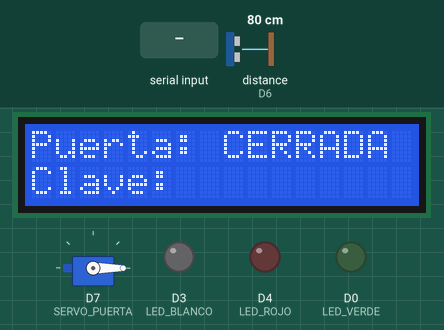
This sketch was run on a simulated ESP8266 (NodeMCU). Shown: 16×2 character LCD, servo, output pins drawn as LEDs (lit = HIGH). Wiring (inferred from the names in the program): ultrasonic range finder: trigger D8; echo D6. Dashed ring = blinking. The inputs (shaded band) are chosen by the test bench; at power-on: distance to the obstacle (sensor on D6) 80 cm. The echo pulse lasts 58.3 µs per cm; WiFi joins after 1.5 s; servers stay silent unless stated; uploads are accepted with an empty reply; pins used as bus, display or sensor lines are not drawn.

Above: at 1.8 s.
1.9 s: "X" received over Serial
At 2.14 s:
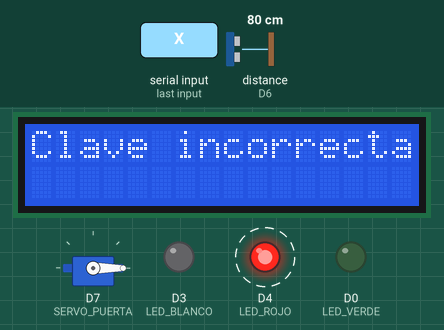
4.5 s: "T" received over Serial
At 5.5 s:
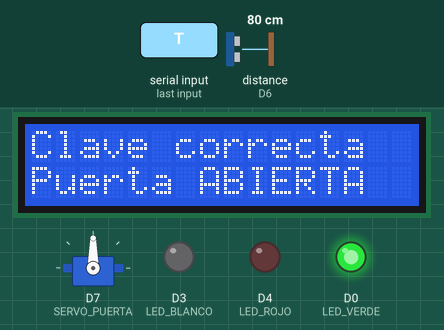
6.0 s: "p" received over Serial
At 6.4 s:
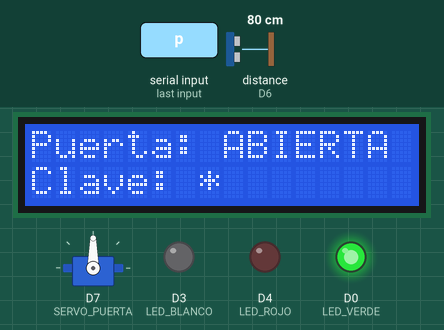
7.5 s: "c" received over Serial
At 7.8 s:
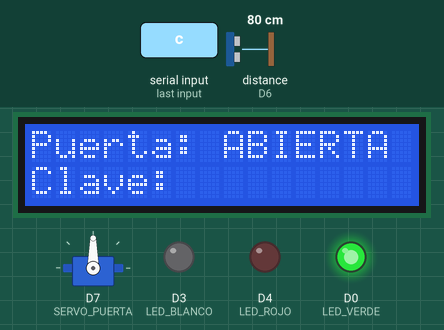
9.0 s: distance to the obstacle (sensor on D6) set to 67 cm
10.5 s: distance to the obstacle (sensor on D6) set to 62 cm
At 10.9 s:
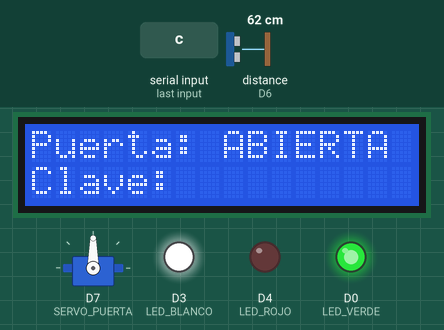
Timing chart, 0 to 13.0 s (numbered marks = the images above; inputs shaded):
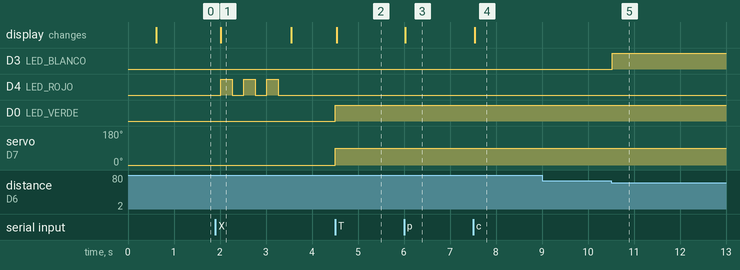

The sketch:

esp8266-nodemcu.ino
```cpp
#include <ESP8266WiFi.h>
#include <ESP8266HTTPClient.h>
#include <ArduinoJson.h>
#include <Wire.h>
#include <LiquidCrystal_I2C.h>
#include <Servo.h>
#include <math.h>

const char* WIFI_SSID = "TU_SSID";
const char* WIFI_PASS = "TU_PASSWORD";
const char* DEVICE_API_TOKEN = "FLASH_DEVICE_TOKEN_HERE";
const char* API_BASE_URL = "http://192.168.137.1:8080";

const unsigned long WIFI_RETRY_MS = 10000;
const unsigned long TELEMETRY_INTERVAL_MS = 10000;
const unsigned long ORDER_POLL_INTERVAL_MS = 1000;
const unsigned long SENSOR_INTERVAL_MS = 50;
const unsigned long LED_HOLD_MS = 10000;
const uint8_t FLOOR_CALIBRATION_SAMPLES = 20;
const float DISTANCE_CHANGE_DETECTION_CM = 15.0;
const uint16_t HTTP_TIMEOUT_MS = 1500;

LiquidCrystal_I2C lcd(0x27, 16, 2);

const int LED_VERDE = D0;
const int LED_ROJO = D4;
const int LED_BLANCO = D3;
const int TRIG = D8;
const int ECHO = D6;
const int SERVO_PUERTA = D7;

IPAddress deviceIp(192, 168, 137, 50);
IPAddress gatewayIp(192, 168, 137, 1);
IPAddress subnetMask(255, 255, 255, 0);
IPAddress dnsIp(8, 8, 8, 8);

Servo puerta;
bool puertaAbierta = false;
bool ledBlancoEncendido = false;
bool distanciaDisponible = false;
bool pisoCalibrado = false;
bool telemetriaPendiente = true;
int digitos = 0;
float ultimaDistanciaCm = 0.0;
float sumaCalibracionPiso = 0.0;
float distanciaPisoCm = 0.0;
uint8_t muestrasCalibracionPiso = 0;
unsigned long ultimaDeteccion = 0;
unsigned long ultimoWifiIntento = 0;
unsigned long ultimaTelemetria = 0;
unsigned long ultimoIntentoTelemetria = 0;
unsigned long ultimaConsultaOrden = 0;
unsigned long ultimaMedicion = 0;

String rutaApi(const char* ruta) {
  return String(API_BASE_URL) + ruta;
}

bool iniciarPeticion(HTTPClient& http, WiFiClient& client, const char* ruta) {
  if (WiFi.status() != WL_CONNECTED) return false;

  http.setTimeout(HTTP_TIMEOUT_MS);
  if (!http.begin(client, rutaApi(ruta))) return false;
  http.addHeader("X-Device-Token", DEVICE_API_TOKEN);
  return true;
}

bool reportarTelemetria() {
  if (WiFi.status() != WL_CONNECTED) return false;

  WiFiClient client;
  HTTPClient http;
  if (!iniciarPeticion(http, client, "/api/v1/dispositivos/esp8266/telemetria")) {
    return false;
  }

  http.addHeader("Content-Type", "application/json");
  String payload = "{\"puerta_abierta\":";
  payload += puertaAbierta ? "true" : "false";
  payload += ",\"movimiento_detectado\":";
  payload += ledBlancoEncendido ? "true" : "false";
  payload += ",\"distancia_cm\":";
  payload += distanciaDisponible ? String(ultimaDistanciaCm, 1) : "null";
  payload += "}";

  int status = http.POST(payload);
  http.end();
  if (status < 200 || status >= 300) return false;

  ultimaTelemetria = millis();
  telemetriaPendiente = false;
  return true;
}

bool confirmarOrden(const String& id, bool ejecutada, const String& error) {
  WiFiClient client;
  HTTPClient http;
  String path = "/api/v1/dispositivos/esp8266/ordenes/" + id + "/confirmar";
  if (!iniciarPeticion(http, client, path.c_str())) return false;

  http.addHeader("Content-Type", "application/json");
  String payload = "{\"ejecutada\":";
  payload += ejecutada ? "true" : "false";
  payload += ",\"puerta_abierta\":";
  payload += puertaAbierta ? "true" : "false";
  if (error.length() > 0) {
    payload += ",\"error\":\"";
    payload += error;
    payload += "\"";
  }
  payload += "}";

  int status = http.POST(payload);
  http.end();
  if (status < 200 || status >= 300) return false;

  telemetriaPendiente = true;
  return true;
}

void ejecutarOrden(const String& id, const String& accion) {
  if (accion != "abrir_puerta") {
    confirmarOrden(id, false, "Acción no admitida");
    return;
  }

  // Este comando es idempotente: siempre fija la posición de apertura, nunca alterna.
  puertaAbierta = true;
  puerta.write(90);
  digitalWrite(LED_VERDE, HIGH);
  lcd.clear();
  lcd.setCursor(0, 0);
  lcd.print("Orden recibida");
  lcd.setCursor(0, 1);
  lcd.print("Abriendo puerta");

  delay(400);
  bool confirmada = confirmarOrden(id, true, "");
  if (!confirmada) {
    // El servidor no vuelve a entregar órdenes reclamadas; el resultado queda incierto.
    telemetriaPendiente = true;
  }
  pantallaClave();
}

void reclamarOrden() {
  WiFiClient client;
  HTTPClient http;
  if (!iniciarPeticion(http, client, "/api/v1/dispositivos/esp8266/ordenes/reclamar")) {
    return;
  }

  int status = http.POST("");
  if (status != HTTP_CODE_OK) {
    http.end();
    return;
  }

  DynamicJsonDocument response(384);
  DeserializationError jsonError = deserializeJson(response, http.getString());
  http.end();
  if (jsonError) return;

  JsonVariantConst data = response["data"];
  if (data.isNull()) return;

  const char* commandId = data["id"] | "";
  const char* action = data["action"] | "";
  if (commandId[0] == '\0') return;
  ejecutarOrden(String(commandId), String(action));
}

void conectarWifiSinBloquear() {
  unsigned long ahora = millis();
  if (WiFi.status() == WL_CONNECTED || ahora - ultimoWifiIntento < WIFI_RETRY_MS) {
    return;
  }

  ultimoWifiIntento = ahora;
  WiFi.begin(WIFI_SSID, WIFI_PASS);
}

void manejarTecladoSerial() {
  while (Serial.available() > 0) {
    char cmd = (char)Serial.read();

    switch (cmd) {
      case 'p':
        if (digitos < 8) digitos++;
        pantallaClave();
        break;

      case 'c':
        digitos = 0;
        pantallaClave();
        break;

      case 'T':
        digitos = 0;
        puertaAbierta = !puertaAbierta;
        puerta.write(puertaAbierta ? 90 : 0);
        digitalWrite(LED_VERDE, puertaAbierta ? HIGH : LOW);
        lcd.clear();
        lcd.setCursor(0, 0);
        lcd.print("Clave correcta");
        lcd.setCursor(0, 1);
        lcd.print(puertaAbierta ? "Puerta ABIERTA" : "Puerta CERRADA");
        telemetriaPendiente = true;
        pantallaTrasPausa();
        break;

      case 'X':
        digitos = 0;
        lcd.clear();
        lcd.setCursor(0, 0);
        lcd.print("Clave incorrecta");
        parpadearRojo(3);
        pantallaClave();
        break;
    }
  }
}

void medirDistancia() {
  unsigned long ahora = millis();
  if (ahora - ultimaMedicion < SENSOR_INTERVAL_MS) return;
  ultimaMedicion = ahora;

  digitalWrite(TRIG, LOW);
  delayMicroseconds(2);
  digitalWrite(TRIG, HIGH);
  delayMicroseconds(10);
  digitalWrite(TRIG, LOW);

  unsigned long duracion = pulseIn(ECHO, HIGH, 25000);
  bool previousDistanceAvailable = distanciaDisponible;
  bool previousProximity = ledBlancoEncendido;
  distanciaDisponible = duracion > 0;
  if (distanciaDisponible) {
    ultimaDistanciaCm = duracion * 0.0343 / 2.0;

    if (!pisoCalibrado) {
      sumaCalibracionPiso += ultimaDistanciaCm;
      muestrasCalibracionPiso++;

      if (muestrasCalibracionPiso >= FLOOR_CALIBRATION_SAMPLES) {
        distanciaPisoCm = sumaCalibracionPiso / muestrasCalibracionPiso;
        pisoCalibrado = true;
      }
    } else if (fabsf(ultimaDistanciaCm - distanciaPisoCm) >= DISTANCE_CHANGE_DETECTION_CM) {
      ultimaDeteccion = ahora;
      ledBlancoEncendido = true;
      digitalWrite(LED_BLANCO, HIGH);
    }
  }

  if (ledBlancoEncendido && ahora - ultimaDeteccion > LED_HOLD_MS) {
    ledBlancoEncendido = false;
    digitalWrite(LED_BLANCO, LOW);
  }

  if (previousDistanceAvailable != distanciaDisponible
      || previousProximity != ledBlancoEncendido) {
    telemetriaPendiente = true;
  }
}

void setup() {
  Serial.begin(9600);
  WiFi.mode(WIFI_STA);
  WiFi.setAutoReconnect(true);
  WiFi.config(deviceIp, gatewayIp, subnetMask, dnsIp);

  Wire.begin(D2, D1);
  lcd.init();
  lcd.backlight();

  pinMode(LED_VERDE, OUTPUT);
  pinMode(LED_ROJO, OUTPUT);
  pinMode(LED_BLANCO, OUTPUT);
  pinMode(TRIG, OUTPUT);
  pinMode(ECHO, INPUT);
  digitalWrite(TRIG, LOW);

  puerta.attach(SERVO_PUERTA);
  puerta.write(0);
  digitalWrite(LED_VERDE, LOW);
  digitalWrite(LED_ROJO, LOW);
  digitalWrite(LED_BLANCO, LOW);

  lcd.setCursor(0, 0);
  lcd.print("Sistema SISH");
  lcd.setCursor(0, 1);
  lcd.print("Iniciando...");
  WiFi.begin(WIFI_SSID, WIFI_PASS);
  pantallaTrasPausa();
  pantallaClave();
}

void loop() {
  manejarTecladoSerial();
  medirDistancia();
  conectarWifiSinBloquear();

  unsigned long ahora = millis();
  if (WiFi.status() == WL_CONNECTED) {
    if ((telemetriaPendiente && ahora - ultimoIntentoTelemetria >= 200)
        || ahora - ultimaTelemetria >= TELEMETRY_INTERVAL_MS) {
      ultimoIntentoTelemetria = ahora;
      reportarTelemetria();
    }

    if (ahora - ultimaConsultaOrden >= ORDER_POLL_INTERVAL_MS) {
      ultimaConsultaOrden = ahora;
      reclamarOrden();
    }
  }

  delay(5);
}

void parpadearRojo(int veces) {
  for (int i = 0; i < veces; i++) {
    digitalWrite(LED_ROJO, HIGH);
    delay(250);
    digitalWrite(LED_ROJO, LOW);
    delay(250);
  }
}

void pantallaClave() {
  lcd.clear();
  lcd.setCursor(0, 0);
  lcd.print(puertaAbierta ? "Puerta: ABIERTA" : "Puerta: CERRADA");
  lcd.setCursor(0, 1);
  lcd.print("Clave: ");
  for (int i = 0; i < digitos; i++) lcd.print('*');
}

void pantallaTrasPausa() {
  delay(500);
}
```

Measured:
- the behaviour switches between 65 and 64 cm on distance to the obstacle (sensor on D6) (found by bisection; images 4 and 5)
- after the input at 1.9 s, D4 (LED_ROJO): alternates HIGH for 0.25 s and LOW for 0.25 s, 6 changes in all, then stays LOW, starting after 0.12 s; the display: changes after 0.12 s (image 1)
- after the input at 4.5 s, D0 (LED_VERDE): LOW → HIGH at once; servo on D7 (SERVO_PUERTA): 0° → 90° at once; the display: changes at once (image 2)
- after the input at 6.0 s, the display: changes at once (image 3)
- after the input at 7.5 s, the display: changes at once (image 4)
- after the input at 9.0 s, every drawn part: stays the same
- after the input at 10.5 s, D3 (LED_BLANCO): LOW → HIGH at once
- what the display in image 1 shows lasts 1.5 s, from 2.0 s to 3.5 s
